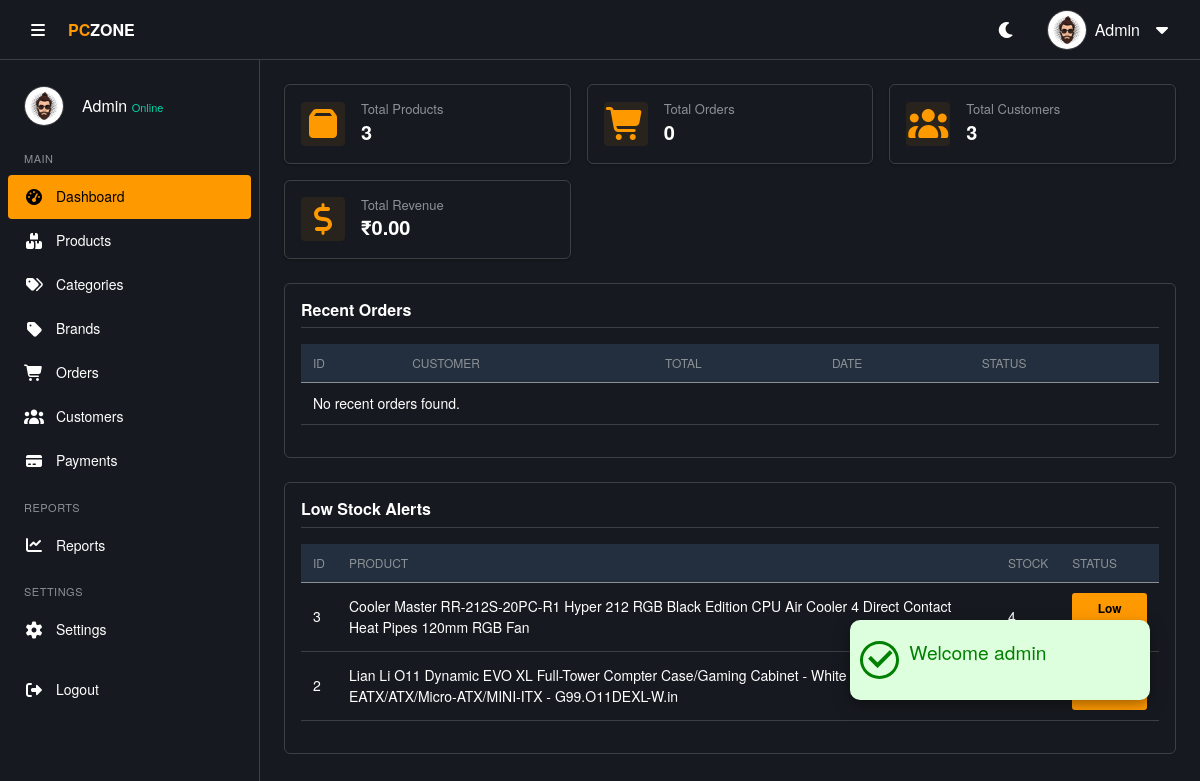
/admin/index.php (signed in), run on the app's committed database.
### tables this page shows
CREATE TABLE IF NOT EXISTS products (
   product_id  INT AUTO_INCREMENT PRIMARY KEY,
   product_name VARCHAR(250) NOT NULL,
   sku VARCHAR(50) UNIQUE,
   slug VARCHAR(250) UNIQUE,
   description TEXT,
   price DECIMAL(10, 2) NOT NULL,
   discount DECIMAL(6,2) DEFAULT 0,
   stock INT DEFAULT 0,
   weight DECIMAL(6,2),
   rating FLOAT DEFAULT 0,
   brand_id INT,
   category_id INT,
   main_image varchar(255) NOT NULL,
   image_1 varchar(255),
   image_2 varchar(255),
   image_3 varchar(255),
   platform ENUM('intel','amd','both','none') NOT NULL DEFAULT 'none',
   is_featured BOOLEAN DEFAULT 0,
   is_active BOOLEAN DEFAULT 1,
   created_at TIMESTAMP DEFAULT CURRENT_TIMESTAMP,
   updated_at TIMESTAMP DEFAULT CURRENT_TIMESTAMP ON UPDATE CURRENT_TIMESTAMP,
   FOREIGN KEY (category_id) REFERENCES categories(category_id) ON DELETE CASCADE,
   FOREIGN KEY (brand_id)     REFERENCES brands(brand_id)     ON DELETE CASCADE
);

### includes/functions.php (called while the page is built, shortened)
<?php
function e($v)
{
  return htmlspecialchars($v ?? '');
}
function formatPrice($amount)
{
  return '₹' . number_format($amount, 2);
}

### admin/index.php (the view, shortened to what this page needs)
<?php
require('../includes/functions.php');
function getCount($conn, $table, $condition = '')
{
  $sql = "SELECT COUNT(*) AS total FROM `$table`" . ($condition ? " WHERE $condition" : "");
  $res = mysqli_query($conn, $sql);
  $row = mysqli_fetch_assoc($res);
  return (int)($row['total'] ?? 0);
}
function getTotalRevenue($conn)
{
  $sql = "SELECT COALESCE(SUM(total_amount),0) AS total FROM orders";
  $res = mysqli_query($conn, $sql);
  $row = mysqli_fetch_assoc($res);
  return (float)($row['total'] ?? 0.0);
}
$totalProducts  = getCount($conn, 'products');
$totalOrders    = getCount($conn, 'orders');
$totalCustomers = getCount($conn, 'users', "role = 'user' AND status = 'active'");
$totalRevenue   = getTotalRevenue($conn);
?>
<!DOCTYPE html>
<html lang="en">
<head>
  <?php require('./includes/header-link.php') ?>
  <link rel="stylesheet" href="./assets/css/dashboard.css">
</head>
<body>
  <?php require('./includes/alert.php');
  include './includes/header.php';
  include './includes/sidebar.php'; ?>
  <main class="main-content">
    <div class="content-wrapper">
      <div class="dashboard-cards mb-4 d-grid">
        <div class="card d-flex align-items-center p-3">
          <i class="fas fa-box fa-2x"></i>
          <div class="ms-3">
            <h3 class="h6 mb-0">Total Products</h3>
            <p class="mb-0 fs-5"><?= (int)$totalProducts ?></p>
          </div>
        </div>
        <div class="card d-flex align-items-center p-3">
          <i class="fas fa-shopping-cart fa-2x"></i>
          <div class="ms-3">
            <h3 class="h6 mb-0">Total Orders</h3>
            <p class="mb-0 fs-5"><?= (int)$totalOrders ?></p>
          </div>
        </div>
        <div class="card d-flex align-items-center p-3">
          <i class="fas fa-users fa-2x"></i>
          <div class="ms-3">
            <h3 class="h6 mb-0">Total Customers</h3>
            <p class="mb-0 fs-5"><?= (int)$totalCustomers ?></p>
          </div>
        </div>
        <div class="card d-flex align-items-center p-3">
          <i class="fas fa-dollar-sign fa-2x"></i>
          <div class="ms-3">
            <h3 class="h6 mb-0">Total Revenue</h3>
            <p class="mb-0 fs-5"><?= e(formatPrice($totalRevenue)) ?></p>
          </div>
        </div>
      </div>
      <section class="dashboard-section mb-4">
        <h2>Recent Orders</h2>
        <div class="table-box mt-2">
          <table class="data-table table table-sm table-hover align-middle">
            <thead>
              <tr>
                <th>ID</th>
                <th>Customer</th>
                <th>Total</th>
                <th>Date</th>
                <th>Status</th>
              </tr>
            </thead>
            <tbody>
              <?php
              $sql = "SELECT o.order_id, u.username AS customer_name, o.total_amount, o.order_date, o.order_status
                      FROM orders o
                      LEFT JOIN users u ON o.user_id = u.user_id
                      ORDER BY o.order_date DESC
                      LIMIT 5";
              if ($res = mysqli_query($conn, $sql)) {
                if (mysqli_num_rows($res) > 0) {
                  while ($order = mysqli_fetch_assoc($res)) {
                    $statusClass = 'status-' . strtolower(preg_replace('/\s+/', '-', $order['order_status']));
                    $statusLabel = e(ucfirst(strtolower($order['order_status'])));
                    $custName = e($order['customer_name'] ?? 'Guest');
                    $orderId  = (int)$order['order_id'];
                    $totalFmt = e(formatPrice((float)$order['total_amount']));
                    $dateFmt  = $order['order_date'] ? date('M d, Y', strtotime($order['order_date'])) : '-';
                    echo "<tr>
                            <td>{$orderId}</td>
                            <td>{$custName}</td>
                            <td>{$totalFmt}</td>
                            <td>{$dateFmt}</td>
                            <td><span class='{$statusClass}'>{$statusLabel}</span></td>
                          </tr>";
                  }
                } else {
                  echo "<tr><td colspan='5'>No recent orders found.</td></tr>";
                }
              } else {
                echo "<tr><td colspan='5'>Unable to fetch recent orders.</td></tr>";
              }
              ?>
            </tbody>
          </table>
        </div>
      </section>
      <section class="dashboard-section mb-4">
        <h2>Low Stock Alerts</h2>
        <div class="table-box mt-2">
          <table class="data-table table table-sm table-hover align-middle">
            <thead>
              <tr>
                <th>ID</th>
                <th>Product</th>
                <th>Stock</th>
                <th>Status</th>
              </tr>
            </thead>
            <tbody>
              <?php
              $sql2 = "SELECT product_id, product_name, stock FROM products WHERE stock < 10 ORDER BY stock ASC LIMIT 5";
              if ($res2 = mysqli_query($conn, $sql2)) {
                if (mysqli_num_rows($res2) > 0) {
                  while ($product = mysqli_fetch_assoc($res2)) {
                    $pid = (int)$product['product_id'];
                    $pname = e($product['product_name']);
                    $stock = (int)$product['stock'];
                    $statusClass = $stock === 0 ? 'out-of-stock' : 'low-stock';
                    $statusText = $stock === 0 ? 'Out of Stock' : 'Low Stock';
                    echo "<tr>
                            <td>{$pid}</td>
                            <td>{$pname}</td>
                            <td>{$stock}</td>
                            <td><span class='stock-badge {$statusClass}'>" . e($statusText) . "</span></td>
                          </tr>";
                  }
                } else {
                  echo "<tr><td colspan='4'>All products sufficiently stocked.</td></tr>";
                }
              } else {
                echo "<tr><td colspan='4'>Unable to fetch stock data.</td></tr>";
              }
              ?>
            </tbody>
          </table>
        </div>
      </section>
    </div>
  </main>
</body>
</html>

### admin/assets/css/style.css (style rules this page uses)
* { margin: 0; padding: 0; box-sizing: border-box; }
body { font-family: "Amazon Ember", "Helvetica Neue", Roboto, Arial, sans-serif; font-size: 16px; line-height: 1.5; background-color: var(--bg-body); color: var(--text-color); transition: background-color 0.3s, color 0.3s; }
:root { --bg-body: #16191f; --bg-section: #16191f; --bg-card: #16191f; --bg-input: #0d1117; --text-color: #ffffff; --text-muted: #8c9196; --border-color: #3c4043; --primary: #ff9900; --primary-hover: #ffad33; --primary-text: #000000; --hover-bg: #2a3139; --table-header: #232f3e; --scroll-track: #16191f; --success: #00d4aa; --danger: #d13212; --warning: #ff9900; --success-bg: rgba(0, 212, 170, 0.1); --danger-bg: rgba(209, 50, 18, 0.1); --warning-bg: rgba(255, 153, 0, 0.1); --transition: all 0.3s ease; }
.main-content { margin-left: 260px; padding: 24px; padding-top: 84px; transition: margin-left 0.3s, width 0.3s; background-color: var(--bg-body); min-height: 100vh; }
.data-table, .product-table { width: 100%; border-collapse: collapse; font-size: 14px; color: var(--text-color); }
.data-table { width: 100%; border-collapse: collapse; font-size: 14px; }
.data-table th, .data-table td { padding: 12px 15px; text-align: left; border-bottom: 1px solid var(--border-color); color: var(--text-color); vertical-align: middle; }
.data-table th { background-color: var(--table-header); color: var(--text-muted); font-weight: 600; font-size: 12px; text-transform: uppercase; }
.popup > .icon > i { font-size: 2rem; border-radius: 50%; margin: 0 10px; font-weight: 700; }
.popup-success > .icon > i { background-color: #ddffdd; color: green; border: 3px solid green; border-radius: 50%; }

### admin/assets/css/dashboard.css (style rules this page uses)
.dashboard-cards { grid-template-columns: repeat(auto-fit, minmax(220px, 1fr)); gap: 1rem; }
.dashboard-cards .card { background-color: var(--bg-card); border: 1px solid var(--border-color); border-radius: 6px; box-shadow: 0 1px 3px rgba(0, 0, 0, 0.3); transition: border-color 0.18s; flex-direction: row; }
.dashboard-cards .card i { color: var(--primary); background-color: rgba(255, 153, 0, 0.08); border-radius: 4px; min-width: 44px; min-height: 44px; display: inline-flex; align-items: center; justify-content: center; }
.dashboard-cards .card h3 { font-size: 13px; color: var(--text-muted); font-weight: 400; }
.dashboard-cards .card p { font-weight: 600; color: var(--text-color); }
.dashboard-section { background-color: var(--bg-section); border: 1px solid var(--border-color); padding: 16px; border-radius: 6px; }
.dashboard-section h2 { margin-bottom: 16px; font-size: 16px; font-weight: 600; padding-bottom: 8px; border-bottom: 1px solid var(--border-color); }
.table-box { overflow-x: auto; }
.data-table { width: 100%; border-collapse: collapse; font-size: 14px; }
.data-table th, .data-table td { padding: 10px 12px; text-align: left; border-bottom: 1px solid var(--border-color); color: var(--text-color); vertical-align: middle; }
.data-table th { background-color: var(--table-header); color: var(--text-muted); font-weight: 500; font-size: 12px; text-transform: uppercase; }
.stock-badge, .status-pending, .status-completed, .status-cancelled { display: inline-block; padding: 6px 10px; border-radius: 3px; font-size: 12px; font-weight: 600; text-align: center; min-width: 64px; }
.stock-badge.low-stock, .status-pending { background-color: var(--primary); color: #000; }

### data on the page
products: product_id "3", product_name "Cooler Master RR-212S-20PC-R1 Hyper 212 RGB Black Edition CPU Air Cooler 4 Direct Contact Heat Pipes 120mm RGB Fan", stock "4", stock "Low…"
products: product_id "2", product_name "Lian Li O11 Dynamic EVO XL Full-Tower Compter Case/Gaming Cabinet - White | Support EATX/ATX/Micro-ATX/MINI-ITX - G99.O11DEXL-W.in"

### other printed values
$_SESSION['message']['title'] "Welcome admin"
$userName "Admin"
$_SESSION['full_name'] "Admin"
$totalProducts "3"
$totalOrders "0"
$totalCustomers "3"
formatPrice($totalRevenue) "₹0.00"
